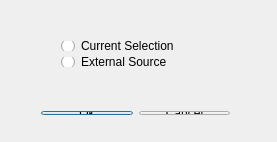
<?xml version="1.0" encoding="UTF-8"?>
<ui version="4.0">
 <class>Pivot</class>
 <widget class="QDialog" name="Pivot">
  <property name="geometry">
   <rect>
    <x>0</x>
    <y>0</y>
    <width>277</width>
    <height>142</height>
   </rect>
  </property>
  <property name="windowTitle">
   <string>Select Source</string>
  </property>
  <widget class="QWidget" name="layoutWidget">
   <property name="geometry">
    <rect>
     <x>50</x>
     <y>30</y>
     <width>171</width>
     <height>48</height>
    </rect>
   </property>
   <layout class="QVBoxLayout" name="verticalLayout">
    <item>
     <widget class="QRadioButton" name="Current">
      <property name="text">
       <string>Current Selection</string>
      </property>
     </widget>
    </item>
    <item>
     <widget class="QRadioButton" name="External">
      <property name="text">
       <string>External Source</string>
      </property>
     </widget>
    </item>
   </layout>
  </widget>
  <widget class="QWidget" name="layoutWidget">
   <property name="geometry">
    <rect>
     <x>30</x>
     <y>100</y>
     <width>211</width>
     <height>26</height>
    </rect>
   </property>
   <layout class="QHBoxLayout" name="horizontalLayout">
    <item>
     <widget class="QPushButton" name="Ok">
      <property name="text">
       <string>Ok</string>
      </property>
     </widget>
    </item>
    <item>
     <widget class="QPushButton" name="Cancel">
      <property name="text">
       <string>Cancel</string>
      </property>
     </widget>
    </item>
   </layout>
  </widget>
 </widget>
 <layoutdefault spacing="6" margin="11"/>
 <resources/>
 <connections>
  <connection>
   <sender>Cancel</sender>
   <signal>clicked()</signal>
   <receiver>Pivot</receiver>
   <slot>close()</slot>
   <hints>
    <hint type="sourcelabel">
     <x>193</x>
     <y>117</y>
    </hint>
    <hint type="destinationlabel">
     <x>257</x>
     <y>113</y>
    </hint>
   </hints>
  </connection>
 </connections>
</ui>
